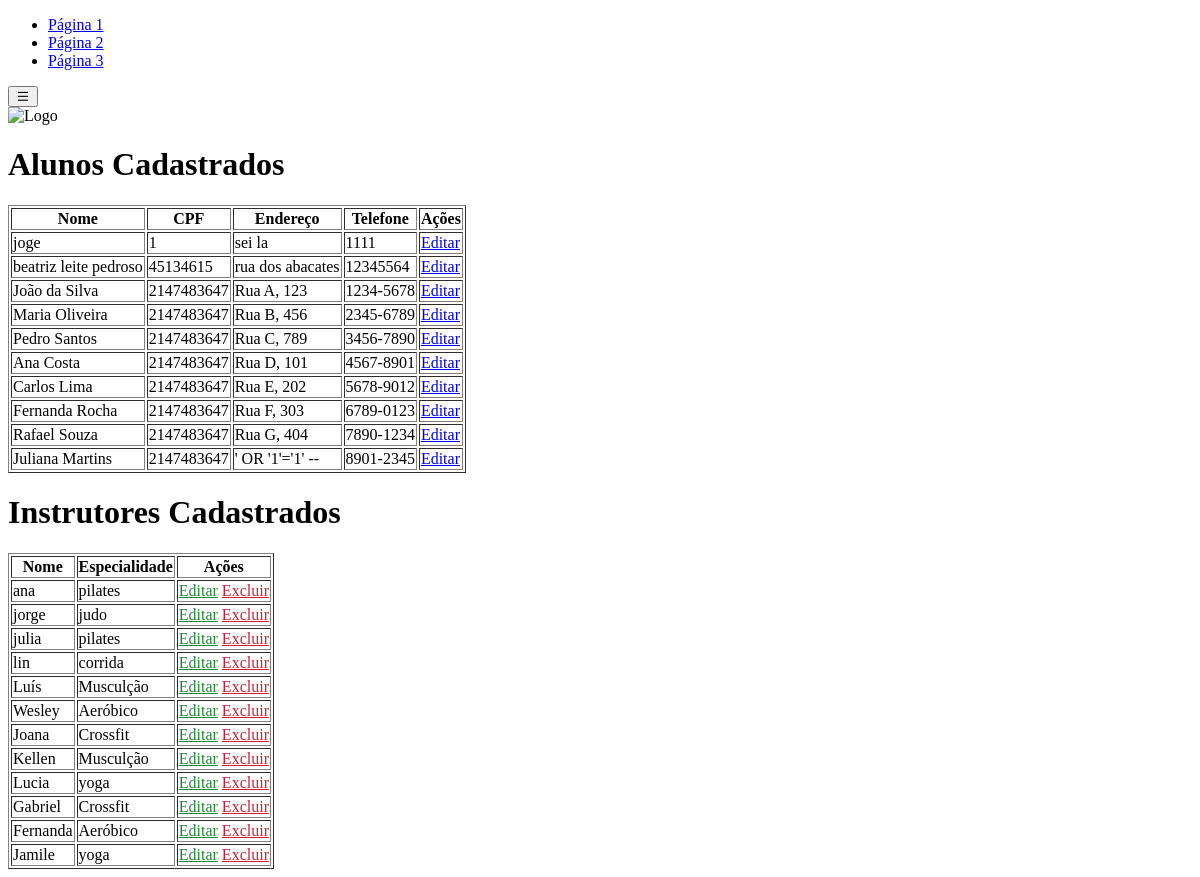
Screenshot of /r.php with the database file from the repository.
### tables this page shows
CREATE TABLE `aluno` (
  `aluno_cod` int(50) NOT NULL,
  `aluno_nome` varchar(100) NOT NULL,
  `aluno_cpf` int(50) NOT NULL,
  `aluno_endereco` varchar(150) NOT NULL,
  `aluno_telefone` varchar(30) NOT NULL
);

CREATE TABLE `instrutor` (
  `instrutor_cod` int(11) NOT NULL,
  `instrutor_nome` varchar(100) NOT NULL,
  `instrutor_especialidade` varchar(100) NOT NULL
);

### r.php (the view, shortened to what this page needs)
<?php
$pdo = new PDO("mysql:host=localhost;dbname=db_academia", "root", "", [
  PDO::ATTR_ERRMODE => PDO::ERRMODE_EXCEPTION,
  PDO::ATTR_DEFAULT_FETCH_MODE => PDO::FETCH_ASSOC
]);
$stmt = $pdo->query("SELECT * FROM aluno");
$alunos = $stmt->fetchAll();
$instrutores = $pdo->query("SELECT * FROM instrutor")->fetchAll();
?>
<!DOCTYPE html>
<html lang="pt-br">
<head>
  <link href="https://cdn.jsdelivr.net/npm/remixicon@4.0.0/fonts/remixicon.css" rel="stylesheet" />
</head>
<body>
  <header>
  <nav class="navbar">
    <div class="nav-left">
      <ul class="nav-links">
        <li><a href="#">Página 1</a></li>
        <li><a href="#">Página 2</a></li>
        <li><a href="#">Página 3</a></li>
      </ul>
      <button class="menu-toggle">
        <i class="ri-menu-line"></i>
      </button>
    </div>
    <div class="nav-right">
      <img src="./img/logo.png" alt="Logo" class="logo">
    </div>
  </nav>
</header>
  <h1>Alunos Cadastrados</h1>
  <table border="1">
    <tr>
      <th>Nome</th>
      <th>CPF</th>
      <th>Endereço</th>
      <th>Telefone</th>
      <th>Ações</th>
    </tr>
    <?php foreach ($alunos as $aluno): ?>
      <tr>
        <td><?= htmlspecialchars($aluno['aluno_nome']) ?></td>
        <td><?= htmlspecialchars($aluno['aluno_cpf']) ?></td>
        <td><?= htmlspecialchars($aluno['aluno_endereco']) ?></td>
        <td><?= htmlspecialchars($aluno['aluno_telefone']) ?></td>
        <td>
          <a href="<?= $_SERVER['PHP_SELF'] ?>?edit_aluno=<?= $aluno['aluno_cod'] ?>">Editar</a>
        </td>
      </tr>
    <?php endforeach; ?>
  </table>
  <h1>Instrutores Cadastrados</h1>
  <table border="1">
    <tr>
      <th>Nome</th>
      <th>Especialidade</th>
      <th>Ações</th>
    </tr>
    <?php foreach ($instrutores as $instrutor): ?>
      <tr>
        <td><?= htmlspecialchars($instrutor['instrutor_nome']) ?></td>
        <td><?= htmlspecialchars($instrutor['instrutor_especialidade']) ?></td>
        <td>
          <a id="ditar" href="<?= $_SERVER['PHP_SELF'] ?>?edit_instrutor=<?= $instrutor['instrutor_cod'] ?>">Editar</a>
          <a id="esclui" href="<?= $_SERVER['PHP_SELF'] ?>?delete_instrutor=<?= $instrutor['instrutor_cod'] ?>" onclick="return confirm('Tem certeza que deseja excluir este instrutor?')">Excluir</a>
        </td>
      </tr>
    <?php endforeach; ?>
  </table>
</body>
</html>

### r.php (style rules this page uses)
#ditar { color: #218838; }
#esclui { color : #c82333; }

### rows the page displays
aluno: aluno_nome "joge", aluno_cpf "1", aluno_endereco "sei la", aluno_telefone "1111"
aluno: aluno_nome "beatriz leite pedroso", aluno_cpf "45134615", aluno_endereco "rua dos abacates", aluno_telefone "12345564"
aluno: aluno_nome "João da Silva", aluno_cpf "2147483647", aluno_endereco "Rua A, 123", aluno_telefone "1234-5678"
aluno: aluno_nome "Maria Oliveira", aluno_cpf "2147483647", aluno_endereco "Rua B, 456", aluno_telefone "2345-6789"
aluno: aluno_nome "Pedro Santos", aluno_cpf "2147483647", aluno_endereco "Rua C, 789", aluno_telefone "3456-7890"
aluno: aluno_nome "Ana Costa", aluno_cpf "2147483647", aluno_endereco "Rua D, 101", aluno_telefone "4567-8901"
aluno: aluno_nome "Carlos Lima", aluno_cpf "2147483647", aluno_endereco "Rua E, 202", aluno_telefone "5678-9012"
aluno: aluno_nome "Fernanda Rocha", aluno_cpf "2147483647", aluno_endereco "Rua F, 303", aluno_telefone "6789-0123"
aluno: aluno_nome "Rafael Souza", aluno_cpf "2147483647", aluno_endereco "Rua G, 404", aluno_telefone "7890-1234"
aluno: aluno_nome "Juliana Martins", aluno_cpf "2147483647", aluno_endereco "' OR '1'='1' --", aluno_telefone "8901-2345"
instrutor: instrutor_nome "ana", instrutor_especialidade "pilates"
instrutor: instrutor_nome "jorge", instrutor_especialidade "judo"
instrutor: instrutor_nome "julia", instrutor_especialidade "pilates"
instrutor: instrutor_nome "lin", instrutor_especialidade "corrida"
instrutor: instrutor_nome "Luís", instrutor_especialidade "Musculção"
instrutor: instrutor_nome "Wesley", instrutor_especialidade "Aeróbico"
instrutor: instrutor_nome "Joana", instrutor_especialidade "Crossfit"
instrutor: instrutor_nome "Kellen", instrutor_especialidade "Musculção"
instrutor: instrutor_nome "Lucia", instrutor_especialidade "yoga"
instrutor: instrutor_nome "Gabriel", instrutor_especialidade "Crossfit"
instrutor: instrutor_nome "Fernanda", instrutor_especialidade "Aeróbico"
instrutor: instrutor_nome "Jamile", instrutor_especialidade "yoga"
